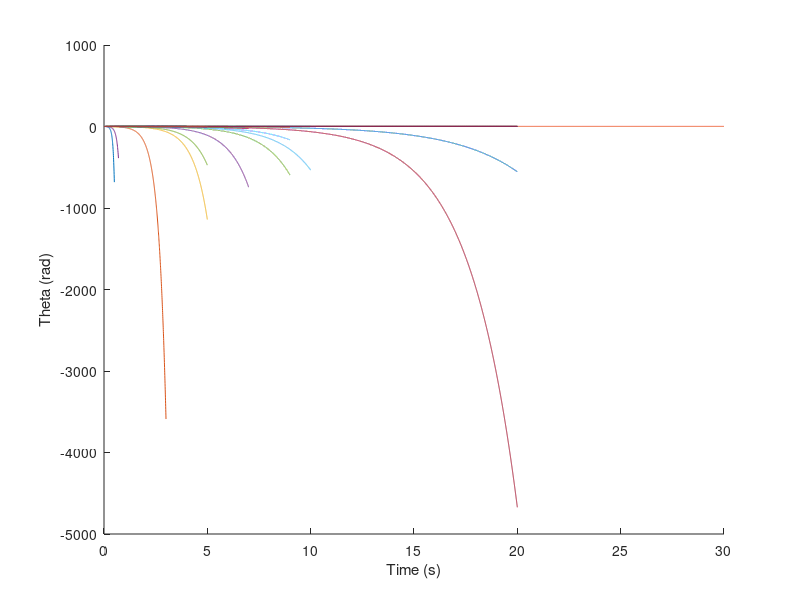

This figure's MATLAB source:
%%%%%%%%%%%%%%%%%%%%%%%%%%%%%%%%%%%%%%%%%%%%%%%%%%%%%%%%%%%%%%%%%%%%%%%%%%%
% 
% ASEN 2003 Lab 6: Rotory Position Control Experiment
% 
% The purpose of this program is to...
% 
% This program does the following:
% 	- Defines ...
% 	- Analyzes things and stuff
% 
% Author:	Keith Covington
% Created:	04/19/17
% Modified:	04/19/17
% 
%%%%%%%%%%%%%%%%%%%%%%%%%%%%%%%%%%%%%%%%%%%%%%%%%%%%%%%%%%%%%%%%%%%%%%%%%%%

% Housekeeping
clear all; close all; clc;

%% Definitions

% System parameters
Kg = 48.4;		% total gear ratio
Km = 0.0107;		% motor constant [V/(rad/s)] or [Nm/amp]
Rm = 3.29;		% armature resistance [ohms]
J_hub = 0.002;		% base inertia (includes motors and gears) [kg*m^2]
J_load = 0.0015;	% load inertia of bar [kg*m^2]
J = J_hub+J_load;	% total inertia [kg*m^2]
L = 0.45;		% link length [m]
Marm = 0.06;		% link mass of ruler [kg]
J_arm = Marm*(L^2)/3;	% link rigid body (should be 0.004) [kg*m^2]
Mtip = 0.05;		% tip mass [kg]
J_M = Mtip*(L^2);	% tip mass inertia (should be 0.01) [kg*m^2]
fc = 1.8;		% natural frequency [Hz]
J_L = J_arm+J_M;	% uhhhhhhhhhh
Karm = ((2*pi*fc)^2)*J_L; % flexible link stiffness

% Gains
Kp = linspace(-5,20,10);
Kd = linspace(-0.5,15,10);

thetad = .45;


figure;
hold on

for i = 1:length(Kp)
    for j = 1:length(Kd)
        %% Closed loop system
        num = Kp(i)*Kg*Km / (J*Rm);
        den1 = 1;
        den2 = ((Kg^2)*(Km^2) + Kd(j)*Kg*Km) / (J*Rm);
        den3 = (Kp(i)*Kg*Km)/(J*Rm);
        den = [den1 den2 den3];
        sysTF = tf(num,den); % define transfer function

        %% Step response
        [x,t] = step(sysTF);
        theta = 2*thetad*x; % thetad is desired arm angle

        plot(t,theta);

        % Find Vin
%         w = diff(theta)./diff(t);
%         Vin = w.*Km;
%         find(Vin>=5)
    end
end

xlabel('Time (s)')
ylabel('Theta (rad)')




